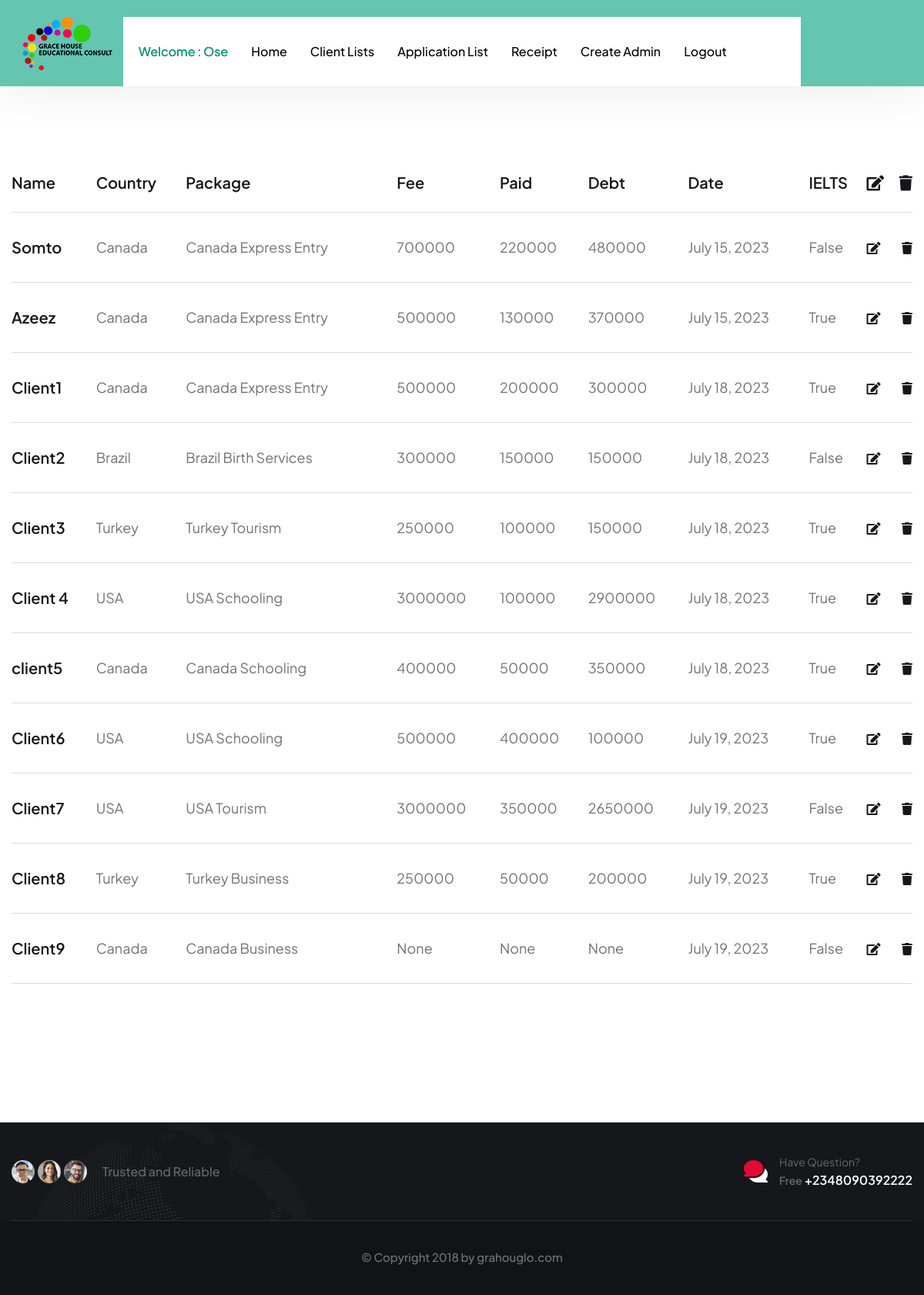
Page /applicationlist (signed in) on the committed database.
### ghec_app/models.py (models this page shows, shortened)
class User(AbstractUser):
    is_client = models.BooleanField(default=False)
    is_admin = models.BooleanField(default=False)
    email = models.EmailField(unique=True, null=False)
    username= models.CharField(max_length=100)
    USERNAME_FIELD = "email"
    REQUIRED_FIELDS= ['username']
    def __str__(self):
        return self.username

class Application (models.Model):
    client_name = models.ForeignKey(User, null=True, on_delete= models.SET_NULL)
    country = models.CharField(choices=Country_Type,max_length=120, null= True, blank= True)
    package = models.CharField(choices=Package_Type,max_length=120, null= True, blank= True)
    processing_fee=  models.CharField( max_length=120, null= True, blank= True)
    amount_paid=  models.CharField( max_length=120, null= True, blank= True)
    debt=  models.CharField( max_length=120, null= True, blank= True)
    date_created= models.DateField(auto_now_add=True)
    ielts = models.BooleanField(default=False)

### ghec_app/views.py (the view)
def applicationlist(request):
    applications= Application.objects.all()
    context= {'applications':applications}
    return render(request, 'ghec/applicationList.html', context)

### ghec_app/templates/ghec/applicationList.html (shortened to what this page needs)
{% extends 'ghec/base.html' %}
{% load static %}
{%block content%}
{% if user.is_admin or user.is_superuser %}
 <section class="cart-page">
    <div class="container">
        <div class="table-responsive">
            <table class="table cart-table">
                <thead>
                    <tr>
                        <th>Name</th>
                        <th>Country</th>
                        <th>Package</th>
                        <th>Fee</th>
                        <th>Paid</th>
                        <th>Debt</th>
                        <th>Date</th>
                        <th>IELTS</th>
                        {% if user.is_superuser %}
                        <th><i class="fas fa-edit"></i></th>
                        <th><i class="fa-sharp fa-solid fa-trash"></i></th>
                        {% endif %}
                    </tr>
                </thead>
                <tbody>
                    {% for application in applications %}
                    <tr>
                        <td><h3><a href="#">{{ application.client_name.first_name }}</a></h3></td>
                        <td>{{ application.country }}</td>
                        <td>{{ application.package }}</td>
                        <td>{{ application.processing_fee }}</td>
                        <td>{{ application.amount_paid }}</td>
                        <td>{{ application.debt }}</td>
                        <td>{{ application.date_created }}</td>
                        <td>{{ application.ielts }}</td>
                        {% if user.is_superuser %}
                        <td>
                            <div class="cross-icon">
                               <a href="{% url 'updateapplication' application.id %}"> <i class="fas fa-edit"></i></a>
                            </div>
                        </td>
                        <td>
                            <div class="cross-icon ">
                                <a data-bs-toggle="modal" data-bs-target="#exampleModal"> <i class="fa-sharp fa-solid fa-trash"></i></a>
                            </div>
                        </td>
                        {% endif %}
                    </tr>
                    {% endfor %}
                </tbody>
            </table>
        </div>
    </div>
</section>
{% endif %}
{%endblock%}

### ghec_app/templates/ghec/navbar.html (shortened to what this page needs)
{% load static %}
    <div class="page-wrapper">
        <header class="main-header">
            <nav class="main-menu">
                <div class="main-menu__wrapper">
                    <div class="main-menu__wrapper-inner">
                        <div class="main-menu__logo">
                            <a href="index.html"><img src="{% static 'ghec/images/resources/logo-1.png' %}" alt=""></a>
                        </div>
                        <div class="main-menu__wrapper-inner-content">
                            <div class="main-menu__top">
                                <div class="main-menu__top-inner">
                                </div>
                            </div>
                            <div class="main-menu__bottom">
                                <div class="main-menu__bottom-inner">
                                    <div class="main-menu__main-menu-box">
                                        <ul class="main-menu__list one-page-scroll-menu">
                                            {% if user.is_authenticated %}
                                            <li class="dropdown current megamenu scrollToLink">
                                                <a href="#">  Welcome : {{ user.first_name }}</a>
                                            </li>
                                            {% endif %}
                                            {% if user.is_client %}
                                            <li class="scrollToLink">
                                                <a href="{% url 'clienthome' %}">Home </a>
                                            </li>
                                            <li class="scrollToLink">
                                                <a href="{% url 'ielts' %}">IELTS Lesson</a>
                                            </li>
                                            <li class="scrollToLink">
                                                <a href="{% url 'application' %}">Apply</a>
                                            </li>
                                            {% elif user.is_admin or user.is_superuser %}
                                            <li class="scrollToLink">
                                                <a href="{% url 'adminhome' %}">Home</a>
                                            </li>
                                            <li class="scrollToLink">
                                                <a href="{% url 'clientlist' %}">Client Lists</a>
                                            </li>
                                            <li class="scrollToLink">
                                                <a href="{% url 'applicationlist' %}">Application List</a>
                                            </li>
                                            {% endif %}
                                            {% if user.is_superuser %}
                                            <li class="scrollToLink">
                                                <a href="{% url 'receipt' %}">Receipt</a>
                                            </li>
                                            <li class="scrollToLink">
                                                <a href="{% url 'signupAdmin' %}">Create Admin</a>
                                            </li>
                                            {% endif %}
                                            {% if user.is_authenticated %}
                                            <li class="scrollToLink"><a href="{% url 'logout' %}">Logout</a></li>
                                            {% else %}
                                            <li class="scrollToLink"><a href="{% url 'login' %}">Login</a></li>
                                            {% endif %}
                                        </ul>
                                    </div>
                                </div>
                            </div>
                        </div>
                    </div>
                </div>
            </nav>
        </header>

### static/ghec/css/treck-responsive.css (style rules this page uses)
@media only screen and (min-width: 1200px) and (max-width: 1499px) { .main-menu__bottom-inner { padding: 0 20px; } }
@media only screen and (min-width: 1200px) and (max-width: 1499px) { .main-menu__wrapper-inner-content { padding-left: 160px; padding-right: 160px; } }
@media only screen and (min-width: 1200px) and (max-width: 1499px) { .main-menu .main-menu__list>li+li, .stricky-header .main-menu__list>li+li { margin-left: 30px; } }
@media only screen and (min-width: 1200px) and (max-width: 1499px) { .main-menu__logo { left: 10px; } }

### rows in the picture
User: first_name "Ose"
Application: client_name.first_name "Somto", country "Canada", package "Canada Express Entry", processing_fee "700000", amount_paid "220000", debt "480000", date_created "July 15, 2023", ielts "False"
Application: client_name.first_name "Azeez", country "Canada", package "Canada Express Entry", processing_fee "500000", amount_paid "130000", debt "370000", date_created "July 15, 2023", ielts "True"
Application: client_name.first_name "Client1", country "Canada", package "Canada Express Entry", processing_fee "500000", amount_paid "200000", debt "300000", date_created "July 18, 2023", ielts "True"
Application: client_name.first_name "Client2", country "Brazil", package "Brazil Birth Services", processing_fee "300000", amount_paid "150000", debt "150000", date_created "July 18, 2023", ielts "False"
Application: client_name.first_name "Client3", country "Turkey", package "Turkey Tourism", processing_fee "250000", amount_paid "100000", debt "150000", date_created "July 18, 2023", ielts "True"
Application: client_name.first_name "Client 4", country "USA", package "USA Schooling", processing_fee "3000000", amount_paid "100000", debt "2900000", date_created "July 18, 2023", ielts "True"
Application: client_name.first_name "client5", country "Canada", package "Canada Schooling", processing_fee "400000", amount_paid "50000", debt "350000", date_created "July 18, 2023", ielts "True"
Application: client_name.first_name "Client6", country "USA", package "USA Schooling", processing_fee "500000", amount_paid "400000", debt "100000", date_created "July 19, 2023", ielts "True"
Application: client_name.first_name "Client7", country "USA", package "USA Tourism", processing_fee "3000000", amount_paid "350000", debt "2650000", date_created "July 19, 2023", ielts "False"
Application: client_name.first_name "Client8", country "Turkey", package "Turkey Business", processing_fee "250000", amount_paid "50000", debt "200000", date_created "July 19, 2023", ielts "True"
Application: client_name.first_name "Client9", country "Canada", package "Canada Business", processing_fee "None", amount_paid "None", debt "None", date_created "July 19, 2023", ielts "False"
